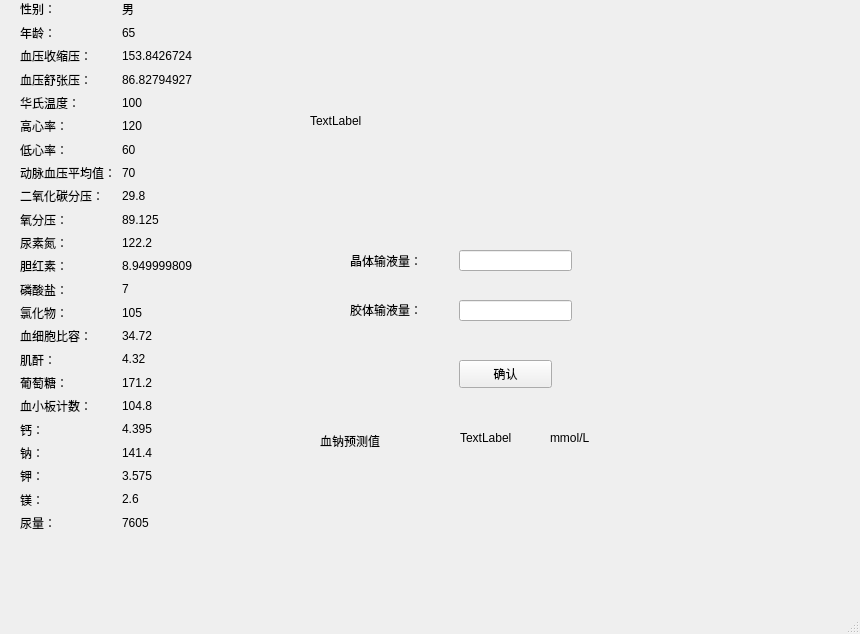
<?xml version="1.0" encoding="UTF-8"?>
<ui version="4.0">
 <class>MainWindow</class>
 <widget class="QMainWindow" name="MainWindow">
  <property name="geometry">
   <rect>
    <x>0</x>
    <y>0</y>
    <width>860</width>
    <height>634</height>
   </rect>
  </property>
  <property name="windowTitle">
   <string>MainWindow</string>
  </property>
  <widget class="QWidget" name="centralwidget">
   <widget class="QPushButton" name="pushButton">
    <property name="geometry">
     <rect>
      <x>459</x>
      <y>360</y>
      <width>93</width>
      <height>28</height>
     </rect>
    </property>
    <property name="text">
     <string>确认</string>
    </property>
   </widget>
   <widget class="QLineEdit" name="lineEdit">
    <property name="geometry">
     <rect>
      <x>459</x>
      <y>300</y>
      <width>113</width>
      <height>21</height>
     </rect>
    </property>
   </widget>
   <widget class="QLineEdit" name="lineEdit_2">
    <property name="geometry">
     <rect>
      <x>459</x>
      <y>250</y>
      <width>113</width>
      <height>21</height>
     </rect>
    </property>
   </widget>
   <widget class="QLabel" name="label_3">
    <property name="geometry">
     <rect>
      <x>350</x>
      <y>250</y>
      <width>91</width>
      <height>21</height>
     </rect>
    </property>
    <property name="text">
     <string>晶体输液量：</string>
    </property>
   </widget>
   <widget class="QLabel" name="label_4">
    <property name="geometry">
     <rect>
      <x>350</x>
      <y>300</y>
      <width>91</width>
      <height>20</height>
     </rect>
    </property>
    <property name="text">
     <string>胶体输液量：</string>
    </property>
   </widget>
   <widget class="QWidget" name="formLayoutWidget">
    <property name="geometry">
     <rect>
      <x>20</x>
      <y>0</y>
      <width>251</width>
      <height>531</height>
     </rect>
    </property>
    <layout class="QFormLayout" name="formLayout_2">
     <item row="0" column="0">
      <layout class="QVBoxLayout" name="verticalLayout_5">
       <item>
        <widget class="QLabel" name="label_128">
         <property name="text">
          <string>性别： </string>
         </property>
        </widget>
       </item>
       <item>
        <widget class="QLabel" name="label_129">
         <property name="text">
          <string>年龄：</string>
         </property>
        </widget>
       </item>
       <item>
        <widget class="QLabel" name="label_130">
         <property name="text">
          <string>血压收缩压：</string>
         </property>
        </widget>
       </item>
       <item>
        <widget class="QLabel" name="label_131">
         <property name="text">
          <string>血压舒张压：</string>
         </property>
        </widget>
       </item>
       <item>
        <widget class="QLabel" name="label_132">
         <property name="text">
          <string>华氏温度：</string>
         </property>
        </widget>
       </item>
       <item>
        <widget class="QLabel" name="label_133">
         <property name="text">
          <string>高心率：</string>
         </property>
        </widget>
       </item>
       <item>
        <widget class="QLabel" name="label_134">
         <property name="text">
          <string>低心率：</string>
         </property>
        </widget>
       </item>
       <item>
        <widget class="QLabel" name="label_135">
         <property name="text">
          <string>动脉血压平均值：</string>
         </property>
        </widget>
       </item>
       <item>
        <widget class="QLabel" name="label_136">
         <property name="text">
          <string>二氧化碳分压：</string>
         </property>
        </widget>
       </item>
       <item>
        <widget class="QLabel" name="label_137">
         <property name="text">
          <string>氧分压：</string>
         </property>
        </widget>
       </item>
       <item>
        <widget class="QLabel" name="label_138">
         <property name="text">
          <string>尿素氮：</string>
         </property>
        </widget>
       </item>
       <item>
        <widget class="QLabel" name="label_139">
         <property name="text">
          <string>胆红素：</string>
         </property>
        </widget>
       </item>
       <item>
        <widget class="QLabel" name="label_140">
         <property name="text">
          <string>磷酸盐：</string>
         </property>
        </widget>
       </item>
       <item>
        <widget class="QLabel" name="label_141">
         <property name="text">
          <string>氯化物：</string>
         </property>
        </widget>
       </item>
       <item>
        <widget class="QLabel" name="label_142">
         <property name="text">
          <string>血细胞比容：</string>
         </property>
        </widget>
       </item>
       <item>
        <widget class="QLabel" name="label_143">
         <property name="text">
          <string>肌酐：</string>
         </property>
        </widget>
       </item>
       <item>
        <widget class="QLabel" name="label_144">
         <property name="text">
          <string>葡萄糖：</string>
         </property>
        </widget>
       </item>
       <item>
        <widget class="QLabel" name="label_145">
         <property name="text">
          <string>血小板计数：</string>
         </property>
        </widget>
       </item>
       <item>
        <widget class="QLabel" name="label_146">
         <property name="text">
          <string>钙：</string>
         </property>
        </widget>
       </item>
       <item>
        <widget class="QLabel" name="label_147">
         <property name="text">
          <string>钠：</string>
         </property>
        </widget>
       </item>
       <item>
        <widget class="QLabel" name="label_148">
         <property name="text">
          <string>钾：</string>
         </property>
        </widget>
       </item>
       <item>
        <widget class="QLabel" name="label_149">
         <property name="text">
          <string>镁：</string>
         </property>
        </widget>
       </item>
       <item>
        <widget class="QLabel" name="label_150">
         <property name="text">
          <string>尿量：</string>
         </property>
        </widget>
       </item>
      </layout>
     </item>
     <item row="0" column="1">
      <layout class="QVBoxLayout" name="verticalLayout_6">
       <item>
        <widget class="QLabel" name="label_151">
         <property name="text">
          <string>男</string>
         </property>
        </widget>
       </item>
       <item>
        <widget class="QLabel" name="label_152">
         <property name="text">
          <string>65</string>
         </property>
        </widget>
       </item>
       <item>
        <widget class="QLabel" name="label_153">
         <property name="text">
          <string>153.8426724</string>
         </property>
        </widget>
       </item>
       <item>
        <widget class="QLabel" name="label_154">
         <property name="text">
          <string>86.82794927</string>
         </property>
        </widget>
       </item>
       <item>
        <widget class="QLabel" name="label_155">
         <property name="text">
          <string>100</string>
         </property>
        </widget>
       </item>
       <item>
        <widget class="QLabel" name="label_156">
         <property name="text">
          <string>120</string>
         </property>
        </widget>
       </item>
       <item>
        <widget class="QLabel" name="label_157">
         <property name="text">
          <string>60</string>
         </property>
        </widget>
       </item>
       <item>
        <widget class="QLabel" name="label_158">
         <property name="text">
          <string>70</string>
         </property>
        </widget>
       </item>
       <item>
        <widget class="QLabel" name="label_159">
         <property name="text">
          <string>29.8</string>
         </property>
        </widget>
       </item>
       <item>
        <widget class="QLabel" name="label_160">
         <property name="text">
          <string>89.125</string>
         </property>
        </widget>
       </item>
       <item>
        <widget class="QLabel" name="label_161">
         <property name="text">
          <string>122.2</string>
         </property>
        </widget>
       </item>
       <item>
        <widget class="QLabel" name="label_162">
         <property name="text">
          <string>8.949999809</string>
         </property>
        </widget>
       </item>
       <item>
        <widget class="QLabel" name="label_163">
         <property name="text">
          <string>7</string>
         </property>
        </widget>
       </item>
       <item>
        <widget class="QLabel" name="label_164">
         <property name="text">
          <string>105</string>
         </property>
        </widget>
       </item>
       <item>
        <widget class="QLabel" name="label_165">
         <property name="text">
          <string>34.72</string>
         </property>
        </widget>
       </item>
       <item>
        <widget class="QLabel" name="label_166">
         <property name="text">
          <string>4.32</string>
         </property>
        </widget>
       </item>
       <item>
        <widget class="QLabel" name="label_167">
         <property name="text">
          <string>171.2</string>
         </property>
        </widget>
       </item>
       <item>
        <widget class="QLabel" name="label_168">
         <property name="text">
          <string>104.8</string>
         </property>
        </widget>
       </item>
       <item>
        <widget class="QLabel" name="label_169">
         <property name="text">
          <string>4.395</string>
         </property>
        </widget>
       </item>
       <item>
        <widget class="QLabel" name="label_170">
         <property name="text">
          <string>141.4</string>
         </property>
        </widget>
       </item>
       <item>
        <widget class="QLabel" name="label_171">
         <property name="text">
          <string>3.575</string>
         </property>
        </widget>
       </item>
       <item>
        <widget class="QLabel" name="label_172">
         <property name="text">
          <string>2.6</string>
         </property>
        </widget>
       </item>
       <item>
        <widget class="QLabel" name="label_173">
         <property name="text">
          <string>7605</string>
         </property>
        </widget>
       </item>
      </layout>
     </item>
    </layout>
   </widget>
   <widget class="QLabel" name="label">
    <property name="geometry">
     <rect>
      <x>320</x>
      <y>430</y>
      <width>121</width>
      <height>21</height>
     </rect>
    </property>
    <property name="text">
     <string>血钠预测值</string>
    </property>
   </widget>
   <widget class="QLabel" name="label_2">
    <property name="geometry">
     <rect>
      <x>310</x>
      <y>20</y>
      <width>361</width>
      <height>201</height>
     </rect>
    </property>
    <property name="text">
     <string>TextLabel</string>
    </property>
   </widget>
   <widget class="QLabel" name="label_5">
    <property name="geometry">
     <rect>
      <x>460</x>
      <y>430</y>
      <width>72</width>
      <height>15</height>
     </rect>
    </property>
    <property name="text">
     <string>TextLabel</string>
    </property>
   </widget>
   <widget class="QLabel" name="label_6">
    <property name="geometry">
     <rect>
      <x>550</x>
      <y>430</y>
      <width>72</width>
      <height>15</height>
     </rect>
    </property>
    <property name="text">
     <string>mmol/L</string>
    </property>
   </widget>
  </widget>
  <widget class="QMenuBar" name="menubar">
   <property name="geometry">
    <rect>
     <x>0</x>
     <y>0</y>
     <width>860</width>
     <height>26</height>
    </rect>
   </property>
  </widget>
  <widget class="QStatusBar" name="statusbar"/>
 </widget>
 <resources/>
 <connections/>
</ui>
